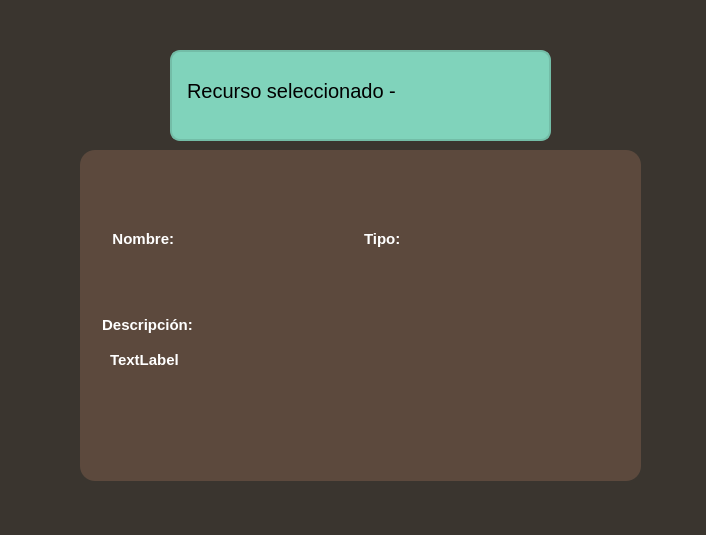
<?xml version="1.0" encoding="UTF-8"?>
<ui version="4.0">
 <class>Dialog</class>
 <widget class="QDialog" name="Dialog">
  <property name="geometry">
   <rect>
    <x>0</x>
    <y>0</y>
    <width>706</width>
    <height>535</height>
   </rect>
  </property>
  <property name="windowTitle">
   <string>Dialog</string>
  </property>
  <property name="styleSheet">
   <string notr="true">background-color: rgb(58, 53, 47);</string>
  </property>
  <widget class="QFrame" name="frame">
   <property name="geometry">
    <rect>
     <x>80</x>
     <y>150</y>
     <width>561</width>
     <height>331</height>
    </rect>
   </property>
   <property name="styleSheet">
    <string notr="true">font-family: 'Tahoma';
background-color: #5c493d;
border-radius: 15px;
color:white;
font-weight: bold;
text-align: center;
</string>
   </property>
   <property name="frameShape">
    <enum>QFrame::StyledPanel</enum>
   </property>
   <property name="frameShadow">
    <enum>QFrame::Raised</enum>
   </property>
   <widget class="QWidget" name="gridLayoutWidget">
    <property name="geometry">
     <rect>
      <x>20</x>
      <y>20</y>
      <width>521</width>
      <height>281</height>
     </rect>
    </property>
    <layout class="QGridLayout" name="gridins">
     <item row="4" column="0" colspan="2">
      <widget class="QGroupBox" name="qdesc">
       <property name="styleSheet">
        <string notr="true">font-size: 15px;</string>
       </property>
       <property name="title">
        <string>Descripción:</string>
       </property>
       <widget class="QLabel" name="LDesc">
        <property name="geometry">
         <rect>
          <x>10</x>
          <y>20</y>
          <width>481</width>
          <height>51</height>
         </rect>
        </property>
        <property name="text">
         <string>TextLabel</string>
        </property>
       </widget>
      </widget>
     </item>
     <item row="0" column="0">
      <widget class="QLabel" name="LNombre">
       <property name="styleSheet">
        <string notr="true">background-color: rgb(92, 73, 61);
color:white;
font-size: 15px;</string>
       </property>
       <property name="text">
        <string>   Nombre:</string>
       </property>
      </widget>
     </item>
     <item row="0" column="1">
      <widget class="QLabel" name="LTipo">
       <property name="styleSheet">
        <string notr="true">background-color: rgb(92, 73, 61);
font-size: 15px;</string>
       </property>
       <property name="text">
        <string>Tipo:</string>
       </property>
      </widget>
     </item>
    </layout>
   </widget>
  </widget>
  <widget class="QFrame" name="frame_2">
   <property name="geometry">
    <rect>
     <x>170</x>
     <y>50</y>
     <width>381</width>
     <height>91</height>
    </rect>
   </property>
   <property name="styleSheet">
    <string notr="true">border: 2px solid rgb(115, 189, 167);
background-color: rgb(128, 211, 187);
border-radius: 10px;</string>
   </property>
   <property name="frameShape">
    <enum>QFrame::StyledPanel</enum>
   </property>
   <property name="frameShadow">
    <enum>QFrame::Raised</enum>
   </property>
   <widget class="QLabel" name="labelusu2">
    <property name="geometry">
     <rect>
      <x>10</x>
      <y>10</y>
      <width>341</width>
      <height>61</height>
     </rect>
    </property>
    <property name="styleSheet">
     <string notr="true">font-size: 20px;
border-color: transparent;</string>
    </property>
    <property name="text">
     <string>Recurso seleccionado - </string>
    </property>
   </widget>
  </widget>
 </widget>
 <resources/>
 <connections/>
</ui>
